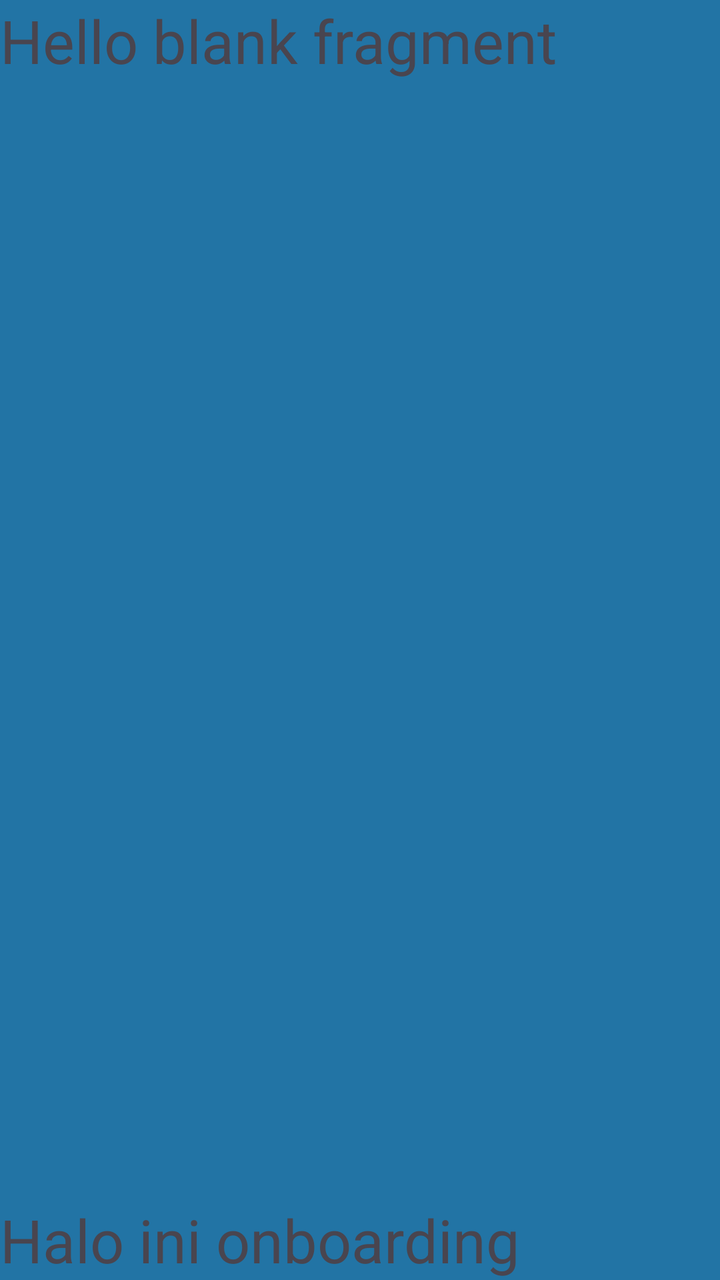
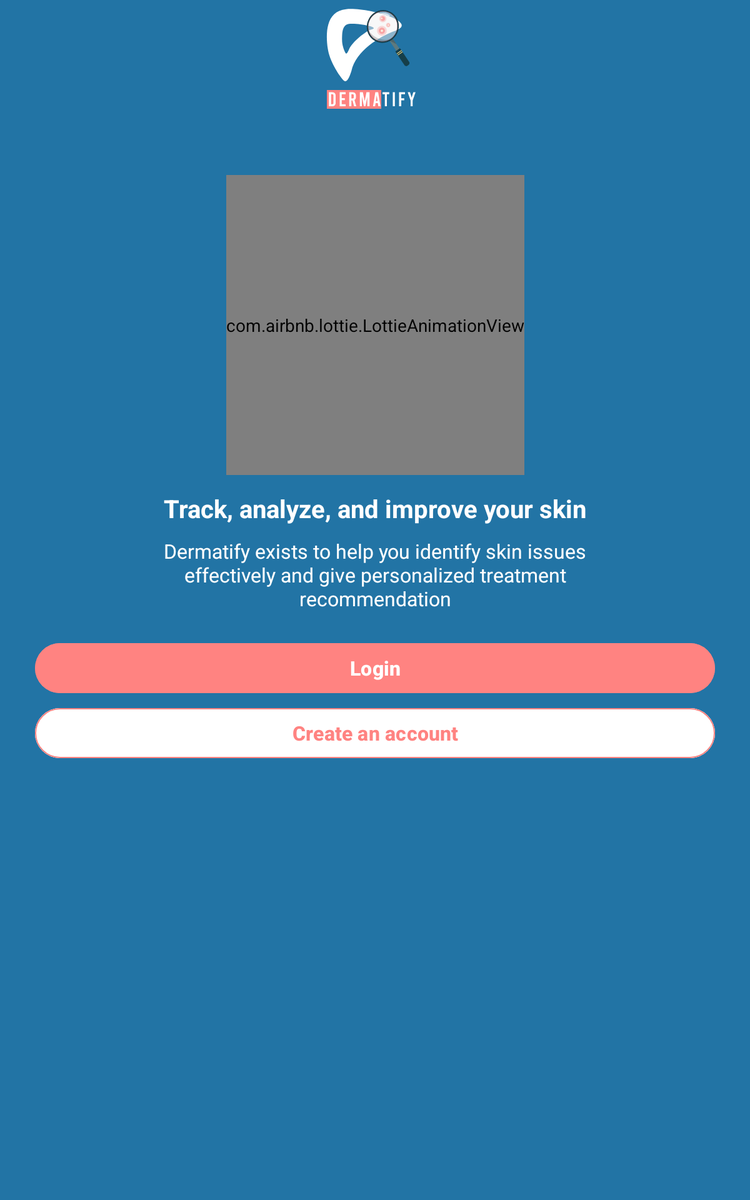

First picture: res/layout/ on a phone held upright. Second picture: the repository's own variant of that layout, on a device whose configuration matches the variant's folder. Source for both follows.
<!-- AndroidManifest.xml: application theme Theme.Dermatify -->
<!-- res/layout/fragment_onboarding.xml -->
<?xml version="1.0" encoding="utf-8"?>
<FrameLayout xmlns:android="http://schemas.android.com/apk/res/android"
    xmlns:tools="http://schemas.android.com/tools"
    android:layout_width="match_parent"
    android:layout_height="match_parent"
    tools:context=".ui.onboarding.OnboardingFragment"
    android:background="@color/primary_blue">

        <TextView
            android:layout_width="wrap_content"
            android:layout_height="wrap_content"
            android:text="@string/hello_blank_fragment"
            android:textSize="30sp"/>
        <TextView
            android:layout_width="wrap_content"
            android:layout_height="wrap_content"
            android:text="Halo ini onboarding"
            android:textSize="30sp"
            android:layout_gravity="bottom" />

</FrameLayout>
<!-- resources referenced by this layout -->
<resources>
  <color name="primary_blue">#2274A5</color>
  <string name="hello_blank_fragment">Hello blank fragment</string>
  <style name="Theme.Dermatify" parent="Base.Theme.Dermatify" />
  <style name="Base.Theme.Dermatify" parent="Theme.Material3.Light.NoActionBar">
          <item name="android:windowBackground">@color/white_background</item>
          <item name="android:navigationBarColor">@color/white_background</item>
          <item name="android:statusBarColor">@color/white_background</item>
          <item name="android:windowLightNavigationBar" tools:targetApi="o_mr1">@color/black</item>
      </style>
  <color name="white_background">#FFF3F3F3</color>
  <color name="black">#FF000000</color>
</resources>
<!-- res/layout-sw411dp/fragment_onboarding.xml (the repository's variant of the layout above) -->
<!-- drawn on a 7-inch tablet held upright -->
<?xml version="1.0" encoding="utf-8"?>
<androidx.constraintlayout.widget.ConstraintLayout xmlns:android="http://schemas.android.com/apk/res/android"
    xmlns:tools="http://schemas.android.com/tools"
    android:layout_width="match_parent"
    android:layout_height="match_parent"
    xmlns:app="http://schemas.android.com/apk/res-auto"
    tools:context=".ui.onboarding.OnboardingFragment"
    android:paddingHorizontal="28dp"
    android:background="@color/primary_blue">

        <ImageView
            android:id="@+id/iv_logo_small"
            android:layout_width="wrap_content"
            android:layout_height="wrap_content"
            android:layout_marginTop="4dp"
            android:src="@drawable/ic_logo_small"
            app:layout_constraintTop_toTopOf="parent"
            app:layout_constraintStart_toStartOf="parent"
            app:layout_constraintEnd_toEndOf="parent"/>

        <com.airbnb.lottie.LottieAnimationView
            android:id="@+id/anim_illus"
            android:layout_width="wrap_content"
            android:layout_height="240dp"
            android:adjustViewBounds="true"
            android:layout_marginTop="52dp"
            app:layout_constraintEnd_toEndOf="parent"
            app:layout_constraintStart_toStartOf="parent"
            app:layout_constraintTop_toBottomOf="@id/iv_logo_small"
            app:lottie_autoPlay="true"
            app:lottie_loop="true"
            app:lottie_rawRes="@raw/lottie_onboarding_illus"
            app:lottie_repeatMode="reverse" />

        <TextView
            android:id="@+id/tv_onboarding_title"
            android:layout_width="wrap_content"
            android:layout_height="wrap_content"
            android:text="@string/onboarding_title"
            android:textColor="@color/white"
            android:layout_marginTop="13dp"
            android:textAlignment="center"
            android:textSize="20sp"
            android:textStyle="bold"
            app:layout_constraintStart_toStartOf="parent"
            app:layout_constraintEnd_toEndOf="parent"
            app:layout_constraintTop_toBottomOf="@id/anim_illus"/>
        <TextView
            android:id="@+id/tv_onboarding_subtitle"
            android:layout_width="wrap_content"
            android:layout_height="wrap_content"
            android:text="@string/onboarding_subtitle"
            android:textColor="@color/white"
            android:layout_marginTop="10dp"
            android:textSize="16sp"
            android:textAlignment="center"
            app:layout_constraintStart_toStartOf="parent"
            app:layout_constraintEnd_toEndOf="parent"
            app:layout_constraintTop_toBottomOf="@id/tv_onboarding_title"/>
        <Button
            android:id="@+id/btn_to_login_fragment"
            android:layout_width="match_parent"
            android:layout_height="wrap_content"
            android:text="@string/login"
            android:textStyle="bold"
            android:textSize="16sp"
            android:layout_marginTop="21dp"
            android:backgroundTint="@color/secondary_pink"
            app:layout_constraintStart_toStartOf="parent"
            app:layout_constraintEnd_toEndOf="parent"
            app:layout_constraintTop_toBottomOf="@id/tv_onboarding_subtitle"/>
        <Button
            style="?attr/materialButtonOutlinedStyle"
            android:id="@+id/btn_to_register_fragment"
            android:layout_width="match_parent"
            android:layout_height="wrap_content"
            android:text="@string/create_acc"
            android:layout_marginTop="4dp"
            android:textSize="16sp"
            android:textStyle="bold"
            android:textColor="@color/secondary_pink"
            android:backgroundTint="@color/white"
            app:strokeColor="@color/secondary_pink"
            app:layout_constraintStart_toStartOf="parent"
            app:layout_constraintEnd_toEndOf="parent"
            app:layout_constraintTop_toBottomOf="@id/btn_to_login_fragment"/>

</androidx.constraintlayout.widget.ConstraintLayout>
<!-- resources referenced by the variant -->
<!-- as a 7-inch tablet held upright resolves them -->
<resources>
  <color name="primary_blue">#2274A5</color>
  <color name="secondary_pink">#FF8381</color>
  <color name="white">#FFFFFFFF</color>
  <!-- drawable ic_logo_small: vector/xml drawable (drawable, 10877 chars, omitted) -->
  <string name="create_acc">Create an account</string>
  <string name="login">Login</string>
  <string name="onboarding_subtitle">Dermatify exists to help you identify skin issues\neffectively and give personalized treatment\nrecommendation</string>
  <string name="onboarding_title">Track, analyze, and improve your skin</string>
  <style name="Theme.Dermatify" parent="Base.Theme.Dermatify" />
  <style name="Base.Theme.Dermatify" parent="Theme.Material3.Light.NoActionBar">
          <item name="android:windowBackground">@color/white_background</item>
          <item name="android:navigationBarColor">@color/white_background</item>
          <item name="android:statusBarColor">@color/white_background</item>
          <item name="android:windowLightNavigationBar" tools:targetApi="o_mr1">@color/black</item>
      </style>
  <color name="white_background">#FFF3F3F3</color>
  <color name="black">#FF000000</color>
</resources>
